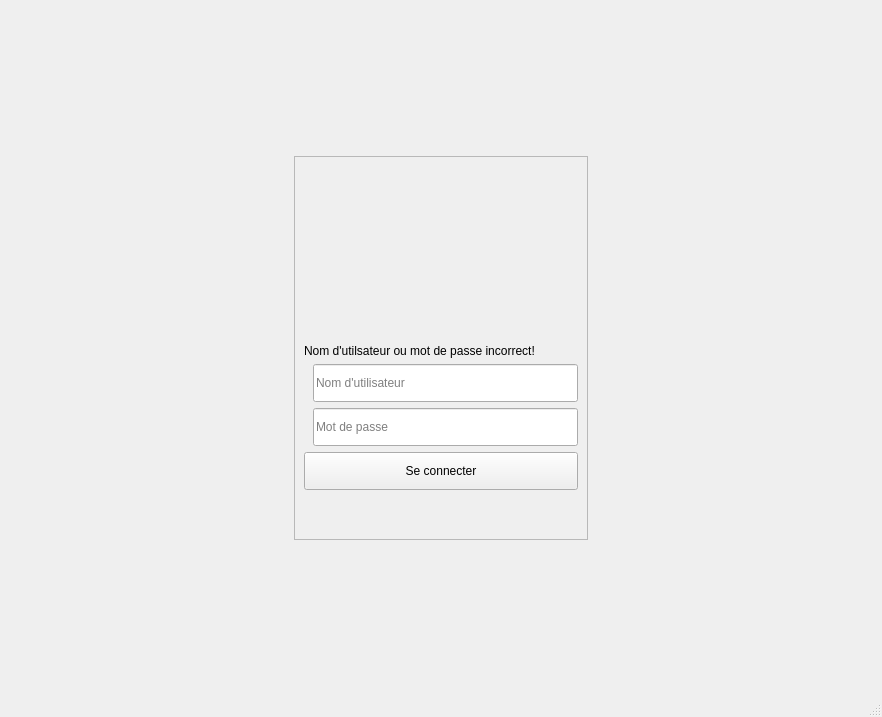
<?xml version="1.0" encoding="UTF-8"?>
<ui version="4.0">
 <class>MainWindow</class>
 <widget class="QMainWindow" name="MainWindow">
  <property name="geometry">
   <rect>
    <x>0</x>
    <y>0</y>
    <width>882</width>
    <height>717</height>
   </rect>
  </property>
  <property name="cursor">
   <cursorShape>ArrowCursor</cursorShape>
  </property>
  <property name="windowTitle">
   <string>MainWindow</string>
  </property>
  <property name="windowIcon">
   <iconset>
    <normaloff>:/icons/assets/chatbot.png</normaloff>:/icons/assets/chatbot.png</iconset>
  </property>
  <property name="styleSheet">
   <string notr="true"/>
  </property>
  <property name="class" stdset="0">
   <string>main-content</string>
  </property>
  <widget class="QWidget" name="centralwidget">
   <layout class="QVBoxLayout" name="verticalLayout_8">
    <property name="spacing">
     <number>0</number>
    </property>
    <property name="leftMargin">
     <number>0</number>
    </property>
    <property name="topMargin">
     <number>0</number>
    </property>
    <property name="rightMargin">
     <number>0</number>
    </property>
    <property name="bottomMargin">
     <number>0</number>
    </property>
    <item>
     <layout class="QHBoxLayout" name="horizontalLayout_3">
      <property name="spacing">
       <number>0</number>
      </property>
     </layout>
    </item>
    <item>
     <widget class="QStackedWidget" name="stck_main">
      <property name="minimumSize">
       <size>
        <width>0</width>
        <height>0</height>
       </size>
      </property>
      <property name="currentIndex">
       <number>0</number>
      </property>
      <widget class="QWidget" name="page_login">
       <layout class="QHBoxLayout" name="horizontalLayout_10">
        <property name="spacing">
         <number>0</number>
        </property>
        <property name="leftMargin">
         <number>0</number>
        </property>
        <property name="topMargin">
         <number>0</number>
        </property>
        <property name="rightMargin">
         <number>0</number>
        </property>
        <property name="bottomMargin">
         <number>0</number>
        </property>
        <item>
         <spacer name="horizontalSpacer_6">
          <property name="orientation">
           <enum>Qt::Horizontal</enum>
          </property>
          <property name="sizeHint" stdset="0">
           <size>
            <width>250</width>
            <height>20</height>
           </size>
          </property>
         </spacer>
        </item>
        <item>
         <layout class="QVBoxLayout" name="verticalLayout_11">
          <item>
           <spacer name="verticalSpacer_4">
            <property name="orientation">
             <enum>Qt::Vertical</enum>
            </property>
            <property name="sizeHint" stdset="0">
             <size>
              <width>20</width>
              <height>40</height>
             </size>
            </property>
           </spacer>
          </item>
          <item>
           <widget class="QFrame" name="frame_login">
            <property name="maximumSize">
             <size>
              <width>300</width>
              <height>400</height>
             </size>
            </property>
            <property name="frameShape">
             <enum>QFrame::StyledPanel</enum>
            </property>
            <property name="frameShadow">
             <enum>QFrame::Raised</enum>
            </property>
            <layout class="QVBoxLayout" name="verticalLayout_10">
             <item>
              <spacer name="verticalSpacer_6">
               <property name="orientation">
                <enum>Qt::Vertical</enum>
               </property>
               <property name="sizeHint" stdset="0">
                <size>
                 <width>20</width>
                 <height>40</height>
                </size>
               </property>
              </spacer>
             </item>
             <item>
              <layout class="QHBoxLayout" name="horizontalLayout_9">
               <property name="sizeConstraint">
                <enum>QLayout::SetNoConstraint</enum>
               </property>
               <item>
                <spacer name="horizontalSpacer_8">
                 <property name="orientation">
                  <enum>Qt::Horizontal</enum>
                 </property>
                 <property name="sizeHint" stdset="0">
                  <size>
                   <width>40</width>
                   <height>20</height>
                  </size>
                 </property>
                </spacer>
               </item>
               <item>
                <widget class="QLabel" name="label_6">
                 <property name="sizePolicy">
                  <sizepolicy hsizetype="Fixed" vsizetype="Fixed">
                   <horstretch>0</horstretch>
                   <verstretch>0</verstretch>
                  </sizepolicy>
                 </property>
                 <property name="minimumSize">
                  <size>
                   <width>92</width>
                   <height>92</height>
                  </size>
                 </property>
                 <property name="maximumSize">
                  <size>
                   <width>64</width>
                   <height>64</height>
                  </size>
                 </property>
                 <property name="baseSize">
                  <size>
                   <width>64</width>
                   <height>64</height>
                  </size>
                 </property>
                 <property name="text">
                  <string/>
                 </property>
                 <property name="pixmap">
                  <pixmap>:/icons/assets/user_dark.png</pixmap>
                 </property>
                 <property name="scaledContents">
                  <bool>true</bool>
                 </property>
                 <property name="alignment">
                  <set>Qt::AlignCenter</set>
                 </property>
                </widget>
               </item>
               <item>
                <spacer name="horizontalSpacer_9">
                 <property name="orientation">
                  <enum>Qt::Horizontal</enum>
                 </property>
                 <property name="sizeHint" stdset="0">
                  <size>
                   <width>40</width>
                   <height>20</height>
                  </size>
                 </property>
                </spacer>
               </item>
              </layout>
             </item>
             <item>
              <spacer name="verticalSpacer_5">
               <property name="orientation">
                <enum>Qt::Vertical</enum>
               </property>
               <property name="sizeHint" stdset="0">
                <size>
                 <width>20</width>
                 <height>40</height>
                </size>
               </property>
              </spacer>
             </item>
             <item>
              <widget class="QLabel" name="lbl_login_error">
               <property name="text">
                <string>Nom d'utilsateur ou mot de passe incorrect!</string>
               </property>
               <property name="class" stdset="0">
                <string>error-text</string>
               </property>
              </widget>
             </item>
             <item>
              <layout class="QFormLayout" name="formLayout">
               <property name="labelAlignment">
                <set>Qt::AlignCenter</set>
               </property>
               <property name="formAlignment">
                <set>Qt::AlignBottom|Qt::AlignLeading|Qt::AlignLeft</set>
               </property>
               <property name="horizontalSpacing">
                <number>2</number>
               </property>
               <property name="verticalSpacing">
                <number>6</number>
               </property>
               <item row="1" column="1">
                <widget class="QLineEdit" name="fld_username">
                 <property name="minimumSize">
                  <size>
                   <width>0</width>
                   <height>38</height>
                  </size>
                 </property>
                 <property name="placeholderText">
                  <string>Nom d'utilisateur</string>
                 </property>
                 <property name="class" stdset="0">
                  <string>text-entry</string>
                 </property>
                </widget>
               </item>
               <item row="3" column="1">
                <widget class="QLineEdit" name="fld_password">
                 <property name="minimumSize">
                  <size>
                   <width>0</width>
                   <height>38</height>
                  </size>
                 </property>
                 <property name="echoMode">
                  <enum>QLineEdit::Password</enum>
                 </property>
                 <property name="placeholderText">
                  <string>Mot de passe</string>
                 </property>
                 <property name="class" stdset="0">
                  <string>text-entry</string>
                 </property>
                </widget>
               </item>
               <item row="1" column="0">
                <layout class="QVBoxLayout" name="verticalLayout_17">
                 <property name="spacing">
                  <number>0</number>
                 </property>
                 <property name="topMargin">
                  <number>10</number>
                 </property>
                 <property name="bottomMargin">
                  <number>2</number>
                 </property>
                 <item>
                  <widget class="QLabel" name="label_7">
                   <property name="sizePolicy">
                    <sizepolicy hsizetype="Fixed" vsizetype="Fixed">
                     <horstretch>0</horstretch>
                     <verstretch>0</verstretch>
                    </sizepolicy>
                   </property>
                   <property name="maximumSize">
                    <size>
                     <width>18</width>
                     <height>18</height>
                    </size>
                   </property>
                   <property name="styleSheet">
                    <string notr="true"/>
                   </property>
                   <property name="text">
                    <string/>
                   </property>
                   <property name="pixmap">
                    <pixmap>:/icons/assets/arroba_dark.png</pixmap>
                   </property>
                   <property name="scaledContents">
                    <bool>true</bool>
                   </property>
                  </widget>
                 </item>
                </layout>
               </item>
               <item row="3" column="0">
                <layout class="QVBoxLayout" name="verticalLayout_18">
                 <property name="topMargin">
                  <number>10</number>
                 </property>
                 <item>
                  <widget class="QLabel" name="label_8">
                   <property name="sizePolicy">
                    <sizepolicy hsizetype="Fixed" vsizetype="Fixed">
                     <horstretch>0</horstretch>
                     <verstretch>0</verstretch>
                    </sizepolicy>
                   </property>
                   <property name="maximumSize">
                    <size>
                     <width>18</width>
                     <height>18</height>
                    </size>
                   </property>
                   <property name="baseSize">
                    <size>
                     <width>16</width>
                     <height>16</height>
                    </size>
                   </property>
                   <property name="text">
                    <string/>
                   </property>
                   <property name="pixmap">
                    <pixmap>:/icons/assets/padlock_dark.png</pixmap>
                   </property>
                   <property name="scaledContents">
                    <bool>true</bool>
                   </property>
                  </widget>
                 </item>
                </layout>
               </item>
              </layout>
             </item>
             <item>
              <widget class="QPushButton" name="btn_connection">
               <property name="minimumSize">
                <size>
                 <width>0</width>
                 <height>38</height>
                </size>
               </property>
               <property name="text">
                <string>Se connecter</string>
               </property>
               <property name="class" stdset="0">
                <string>bouton</string>
               </property>
              </widget>
             </item>
             <item>
              <spacer name="verticalSpacer_7">
               <property name="orientation">
                <enum>Qt::Vertical</enum>
               </property>
               <property name="sizeHint" stdset="0">
                <size>
                 <width>20</width>
                 <height>40</height>
                </size>
               </property>
              </spacer>
             </item>
            </layout>
           </widget>
          </item>
          <item>
           <spacer name="verticalSpacer_3">
            <property name="orientation">
             <enum>Qt::Vertical</enum>
            </property>
            <property name="sizeHint" stdset="0">
             <size>
              <width>20</width>
              <height>40</height>
             </size>
            </property>
           </spacer>
          </item>
         </layout>
        </item>
        <item>
         <spacer name="horizontalSpacer_7">
          <property name="orientation">
           <enum>Qt::Horizontal</enum>
          </property>
          <property name="sizeHint" stdset="0">
           <size>
            <width>250</width>
            <height>20</height>
           </size>
          </property>
         </spacer>
        </item>
       </layout>
      </widget>
      <widget class="QWidget" name="page_main">
       <layout class="QVBoxLayout" name="verticalLayout_4">
        <property name="spacing">
         <number>0</number>
        </property>
        <property name="leftMargin">
         <number>0</number>
        </property>
        <property name="topMargin">
         <number>0</number>
        </property>
        <property name="rightMargin">
         <number>0</number>
        </property>
        <property name="bottomMargin">
         <number>0</number>
        </property>
        <item>
         <widget class="QFrame" name="frame_header">
          <property name="frameShape">
           <enum>QFrame::NoFrame</enum>
          </property>
          <property name="frameShadow">
           <enum>QFrame::Raised</enum>
          </property>
          <property name="class" stdset="0">
           <string>header-frame</string>
          </property>
          <layout class="QHBoxLayout" name="horizontalLayout_2" stretch="0,1,0,0,0,0">
           <property name="leftMargin">
            <number>32</number>
           </property>
           <property name="topMargin">
            <number>0</number>
           </property>
           <property name="rightMargin">
            <number>0</number>
           </property>
           <property name="bottomMargin">
            <number>0</number>
           </property>
           <item>
            <widget class="QPushButton" name="btn_hamburger">
             <property name="cursor">
              <cursorShape>PointingHandCursor</cursorShape>
             </property>
             <property name="styleSheet">
              <string notr="true"/>
             </property>
             <property name="text">
              <string/>
             </property>
             <property name="icon">
              <iconset>
               <normaloff>:/icons/assets/menu_dark.png</normaloff>:/icons/assets/menu_dark.png</iconset>
             </property>
             <property name="iconSize">
              <size>
               <width>24</width>
               <height>24</height>
              </size>
             </property>
             <property name="class" stdset="0">
              <string>icon-btn</string>
             </property>
            </widget>
           </item>
           <item>
            <spacer name="horizontalSpacer">
             <property name="orientation">
              <enum>Qt::Horizontal</enum>
             </property>
             <property name="sizeHint" stdset="0">
              <size>
               <width>40</width>
               <height>20</height>
              </size>
             </property>
            </spacer>
           </item>
           <item>
            <widget class="QPushButton" name="btn_swich_theme">
             <property name="cursor">
              <cursorShape>PointingHandCursor</cursorShape>
             </property>
             <property name="styleSheet">
              <string notr="true">icon-btn</string>
             </property>
             <property name="text">
              <string/>
             </property>
             <property name="icon">
              <iconset>
               <normaloff>:/icons/assets/moon.png</normaloff>:/icons/assets/moon.png</iconset>
             </property>
             <property name="iconSize">
              <size>
               <width>24</width>
               <height>24</height>
              </size>
             </property>
             <property name="class" stdset="0">
              <string>icon-btn</string>
             </property>
            </widget>
           </item>
           <item>
            <spacer name="horizontalSpacer_11">
             <property name="orientation">
              <enum>Qt::Horizontal</enum>
             </property>
             <property name="sizeHint" stdset="0">
              <size>
               <width>40</width>
               <height>20</height>
              </size>
             </property>
            </spacer>
           </item>
           <item>
            <layout class="QVBoxLayout" name="verticalLayout_3">
             <property name="spacing">
              <number>0</number>
             </property>
             <property name="topMargin">
              <number>9</number>
             </property>
             <item>
              <widget class="QLabel" name="label_3">
               <property name="maximumSize">
                <size>
                 <width>16777215</width>
                 <height>16777213</height>
                </size>
               </property>
               <property name="text">
                <string/>
               </property>
               <property name="pixmap">
                <pixmap>:/icons/assets/user.png</pixmap>
               </property>
               <property name="scaledContents">
                <bool>false</bool>
               </property>
               <property name="alignment">
                <set>Qt::AlignCenter</set>
               </property>
              </widget>
             </item>
             <item>
              <layout class="QHBoxLayout" name="horizontalLayout">
               <property name="topMargin">
                <number>9</number>
               </property>
               <item>
                <widget class="QLabel" name="lbl_username">
                 <property name="text">
                  <string>Username</string>
                 </property>
                 <property name="class" stdset="0">
                  <string>label-text</string>
                 </property>
                </widget>
               </item>
               <item>
                <widget class="QComboBox" name="cbx_dropdown_user">
                 <property name="maximumSize">
                  <size>
                   <width>24</width>
                   <height>16</height>
                  </size>
                 </property>
                 <item>
                  <property name="text">
                   <string/>
                  </property>
                 </item>
                 <item>
                  <property name="text">
                   <string>Deconnexion</string>
                  </property>
                 </item>
                </widget>
               </item>
              </layout>
             </item>
            </layout>
           </item>
           <item>
            <spacer name="horizontalSpacer_10">
             <property name="orientation">
              <enum>Qt::Horizontal</enum>
             </property>
             <property name="sizeHint" stdset="0">
              <size>
               <width>40</width>
               <height>20</height>
              </size>
             </property>
            </spacer>
           </item>
          </layout>
         </widget>
        </item>
        <item>
         <layout class="QHBoxLayout" name="horizontalLayout_4">
          <item>
           <widget class="QFrame" name="frame_sm">
            <property name="sizePolicy">
             <sizepolicy hsizetype="Fixed" vsizetype="Expanding">
              <horstretch>0</horstretch>
              <verstretch>0</verstretch>
             </sizepolicy>
            </property>
            <property name="minimumSize">
             <size>
              <width>0</width>
              <height>0</height>
             </size>
            </property>
            <property name="maximumSize">
             <size>
              <width>0</width>
              <height>16777215</height>
             </size>
            </property>
            <property name="baseSize">
             <size>
              <width>0</width>
              <height>0</height>
             </size>
            </property>
            <property name="frameShape">
             <enum>QFrame::NoFrame</enum>
            </property>
            <property name="frameShadow">
             <enum>QFrame::Plain</enum>
            </property>
            <property name="class" stdset="0">
             <string>sm-frame</string>
            </property>
            <layout class="QVBoxLayout" name="verticalLayout">
             <property name="spacing">
              <number>0</number>
             </property>
             <property name="leftMargin">
              <number>0</number>
             </property>
             <property name="topMargin">
              <number>0</number>
             </property>
             <property name="rightMargin">
              <number>0</number>
             </property>
             <property name="bottomMargin">
              <number>0</number>
             </property>
             <item>
              <widget class="QFrame" name="frame">
               <property name="minimumSize">
                <size>
                 <width>100</width>
                 <height>100</height>
                </size>
               </property>
               <property name="frameShape">
                <enum>QFrame::NoFrame</enum>
               </property>
               <property name="frameShadow">
                <enum>QFrame::Raised</enum>
               </property>
              </widget>
             </item>
             <item>
              <widget class="QPushButton" name="btn_messagerie">
               <property name="minimumSize">
                <size>
                 <width>0</width>
                 <height>48</height>
                </size>
               </property>
               <property name="cursor">
                <cursorShape>PointingHandCursor</cursorShape>
               </property>
               <property name="text">
                <string>        Messagerie</string>
               </property>
               <property name="icon">
                <iconset>
                 <normaloff>:/icons/assets/speech-bubble_dark.png</normaloff>:/icons/assets/speech-bubble_dark.png</iconset>
               </property>
               <property name="iconSize">
                <size>
                 <width>32</width>
                 <height>32</height>
                </size>
               </property>
               <property name="class" stdset="0">
                <string>bouton-sm</string>
               </property>
              </widget>
             </item>
             <item>
              <widget class="QPushButton" name="btn_gerer">
               <property name="minimumSize">
                <size>
                 <width>0</width>
                 <height>48</height>
                </size>
               </property>
               <property name="cursor">
                <cursorShape>PointingHandCursor</cursorShape>
               </property>
               <property name="text">
                <string>        Gerer le bot</string>
               </property>
               <property name="icon">
                <iconset>
                 <normaloff>:/icons/assets/chatbot_dark.png</normaloff>:/icons/assets/chatbot_dark.png</iconset>
               </property>
               <property name="iconSize">
                <size>
                 <width>32</width>
                 <height>32</height>
                </size>
               </property>
               <property name="class" stdset="0">
                <string>bouton-sm</string>
               </property>
              </widget>
             </item>
             <item>
              <widget class="QPushButton" name="btn_stats">
               <property name="minimumSize">
                <size>
                 <width>0</width>
                 <height>48</height>
                </size>
               </property>
               <property name="cursor">
                <cursorShape>PointingHandCursor</cursorShape>
               </property>
               <property name="text">
                <string>        Statistiques</string>
               </property>
               <property name="icon">
                <iconset>
                 <normaloff>:/icons/assets/bar-chart_dark.png</normaloff>:/icons/assets/bar-chart_dark.png</iconset>
               </property>
               <property name="iconSize">
                <size>
                 <width>32</width>
                 <height>32</height>
                </size>
               </property>
               <property name="class" stdset="0">
                <string>bouton-sm</string>
               </property>
              </widget>
             </item>
             <item>
              <widget class="QPushButton" name="btn_parametres">
               <property name="minimumSize">
                <size>
                 <width>0</width>
                 <height>48</height>
                </size>
               </property>
               <property name="cursor">
                <cursorShape>PointingHandCursor</cursorShape>
               </property>
               <property name="text">
                <string>        Parametres</string>
               </property>
               <property name="icon">
                <iconset>
                 <normaloff>:/icons/assets/technical-support_dark.png</normaloff>:/icons/assets/technical-support_dark.png</iconset>
               </property>
               <property name="iconSize">
                <size>
                 <width>32</width>
                 <height>32</height>
                </size>
               </property>
               <property name="class" stdset="0">
                <string>bouton-sm</string>
               </property>
              </widget>
             </item>
             <item>
              <spacer name="verticalSpacer">
               <property name="orientation">
                <enum>Qt::Vertical</enum>
               </property>
               <property name="sizeHint" stdset="0">
                <size>
                 <width>20</width>
                 <height>40</height>
                </size>
               </property>
              </spacer>
             </item>
             <item>
              <widget class="QPushButton" name="btn_apropos">
               <property name="minimumSize">
                <size>
                 <width>0</width>
                 <height>48</height>
                </size>
               </property>
               <property name="cursor">
                <cursorShape>PointingHandCursor</cursorShape>
               </property>
               <property name="text">
                <string>        A propos</string>
               </property>
               <property name="icon">
                <iconset>
                 <normaloff>:/icons/assets/about_dark.png</normaloff>:/icons/assets/about_dark.png</iconset>
               </property>
               <property name="iconSize">
                <size>
                 <width>32</width>
                 <height>32</height>
                </size>
               </property>
               <property name="class" stdset="0">
                <string>bouton-sm</string>
               </property>
              </widget>
             </item>
             <item>
              <spacer name="verticalSpacer_2">
               <property name="orientation">
                <enum>Qt::Vertical</enum>
               </property>
               <property name="sizeHint" stdset="0">
                <size>
                 <width>20</width>
                 <height>40</height>
                </size>
               </property>
              </spacer>
             </item>
             <item>
              <widget class="QLabel" name="lbl_nom_app">
               <property name="text">
                <string>kAICE</string>
               </property>
               <property name="alignment">
                <set>Qt::AlignCenter</set>
               </property>
               <property name="class" stdset="0">
                <string>label-text</string>
               </property>
              </widget>
             </item>
             <item>
              <widget class="QLabel" name="lbl_version">
               <property name="text">
                <string>Version 1.0.0</string>
               </property>
               <property name="alignment">
                <set>Qt::AlignCenter</set>
               </property>
               <property name="class" stdset="0">
                <string>label-text</string>
               </property>
              </widget>
             </item>
            </layout>
           </widget>
          </item>
          <item>
           <widget class="QStackedWidget" name="stck_contents">
            <property name="currentIndex">
             <number>1</number>
            </property>
            <property name="class" stdset="0">
             <string>main-content</string>
            </property>
            <widget class="QWidget" name="page_bienvenu">
             <layout class="QVBoxLayout" name="verticalLayout_5">
              <item>
               <widget class="QFrame" name="frame_2">
                <property name="frameShape">
                 <enum>QFrame::StyledPanel</enum>
                </property>
                <property name="frameShadow">
                 <enum>QFrame::Raised</enum>
                </property>
                <property name="class" stdset="0">
                 <string>wellcome-page</string>
                </property>
                <layout class="QVBoxLayout" name="verticalLayout_13"/>
               </widget>
              </item>
             </layout>
            </widget>
            <widget class="QWidget" name="page_message">
             <layout class="QVBoxLayout" name="verticalLayout_7">
              <item>
               <layout class="QHBoxLayout" name="horizontalLayout_5">
                <item>
                 <widget class="QTextEdit" name="textEdit">
                  <property name="class" stdset="0">
                   <string>text-entry</string>
                  </property>
                 </widget>
                </item>
                <item>
                 <layout class="QVBoxLayout" name="verticalLayout_6">
                  <item>
                   <widget class="QFrame" name="frame_3">
                    <property name="minimumSize">
                     <size>
                      <width>0</width>
                      <height>100</height>
                     </size>
                    </property>
                    <property name="frameShape">
                     <enum>QFrame::NoFrame</enum>
                    </property>
                    <property name="frameShadow">
                     <enum>QFrame::Plain</enum>
                    </property>
                    <property name="lineWidth">
                     <number>0</number>
                    </property>
                    <layout class="QVBoxLayout" name="verticalLayout_14">
                     <property name="leftMargin">
                      <number>0</number>
                     </property>
                     <property name="rightMargin">
                      <number>0</number>
                     </property>
                     <property name="bottomMargin">
                      <number>0</number>
                     </property>
                     <item>
                      <layout class="QHBoxLayout" name="horizontalLayout_11">
                       <property name="topMargin">
                        <number>0</number>
                       </property>
                       <item>
                        <widget class="QLineEdit" name="fld_ajouter_contact">
                         <property name="minimumSize">
                          <size>
                           <width>0</width>
                           <height>38</height>
                          </size>
                         </property>
                         <property name="class" stdset="0">
                          <string>text-entry</string>
                         </property>
                        </widget>
                       </item>
                       <item>
                        <widget class="QPushButton" name="btn_ajouter_contact">
                         <property name="minimumSize">
                          <size>
                           <width>128</width>
                           <height>38</height>
                          </size>
                         </property>
                         <property name="text">
                          <string>Ajouter</string>
                         </property>
                         <property name="class" stdset="0">
                          <string>bouton</string>
                         </property>
                        </widget>
                       </item>
                      </layout>
                     </item>
                     <item>
                      <widget class="QScrollArea" name="scrollArea_2">
                       <property name="frameShape">
                        <enum>QFrame::NoFrame</enum>
                       </property>
                       <property name="frameShadow">
                        <enum>QFrame::Plain</enum>
                       </property>
                       <property name="lineWidth">
                        <number>0</number>
                       </property>
                       <property name="widgetResizable">
                        <bool>true</bool>
                       </property>
                       <property name="class" stdset="0">
                        <string>main-content</string>
                       </property>
                       <widget class="QWidget" name="scrollAreaWidgetContents_2">
                        <property name="geometry">
                         <rect>
                          <x>0</x>
                          <y>0</y>
                          <width>422</width>
                          <height>456</height>
                         </rect>
                        </property>
                        <layout class="QVBoxLayout" name="verticalLayout_15">
                         <property name="spacing">
                          <number>0</number>
                         </property>
                         <property name="leftMargin">
                          <number>0</number>
                         </property>
                         <property name="topMargin">
                          <number>0</number>
                         </property>
                         <property name="rightMargin">
                          <number>0</number>
                         </property>
                         <property name="bottomMargin">
                          <number>0</number>
                         </property>
                         <item>
                          <widget class="QListWidget" name="list_chips">
                           <property name="class" stdset="0">
                            <string>text-entry</string>
                           </property>
                          </widget>
                         </item>
                        </layout>
                       </widget>
                      </widget>
                     </item>
                    </layout>
                   </widget>
                  </item>
                  <item>
                   <widget class="QDateTimeEdit" name="dt_edit">
                    <property name="minimumSize">
                     <size>
                      <width>0</width>
                      <height>38</height>
                     </size>
                    </property>
                    <property name="showGroupSeparator" stdset="0">
                     <bool>false</bool>
                    </property>
                    <property name="dateTime">
                     <datetime>
                      <hour>0</hour>
                      <minute>0</minute>
                      <second>0</second>
                      <year>2022</year>
                      <month>1</month>
                      <day>1</day>
                     </datetime>
                    </property>
                    <property name="calendarPopup">
                     <bool>true</bool>
                    </property>
                    <property name="class" stdset="0">
                     <string>text-entry</string>
                    </property>
                   </widget>
                  </item>
                 </layout>
                </item>
               </layout>
              </item>
              <item>
               <layout class="QHBoxLayout" name="horizontalLayout_6">
                <item>
                 <spacer name="horizontalSpacer_2">
                  <property name="orientation">
                   <enum>Qt::Horizontal</enum>
                  </property>
                  <property name="sizeHint" stdset="0">
                   <size>
                    <width>40</width>
                    <height>20</height>
                   </size>
                  </property>
                 </spacer>
                </item>
                <item>
                 <widget class="QPushButton" name="pushButton_9">
                  <property name="minimumSize">
                   <size>
                    <width>128</width>
                    <height>38</height>
                   </size>
                  </property>
                  <property name="cursor">
                   <cursorShape>PointingHandCursor</cursorShape>
                  </property>
                  <property name="text">
                   <string>    Envoyer</string>
                  </property>
                  <property name="icon">
                   <iconset>
                    <normaloff>:/icons/assets/send.png</normaloff>:/icons/assets/send.png</iconset>
                  </property>
                  <property name="iconSize">
                   <size>
                    <width>24</width>
                    <height>24</height>
                   </size>
                  </property>
                  <property name="class" stdset="0">
                   <string>bouton</string>
                  </property>
                 </widget>
                </item>
                <item>
                 <spacer name="horizontalSpacer_3">
                  <property name="orientation">
                   <enum>Qt::Horizontal</enum>
                  </property>
                  <property name="sizeHint" stdset="0">
                   <size>
                    <width>40</width>
                    <height>20</height>
                   </size>
                  </property>
                 </spacer>
                </item>
               </layout>
              </item>
             </layout>
            </widget>
            <widget class="QWidget" name="page_bot">
             <layout class="QVBoxLayout" name="verticalLayout_9">
              <property name="spacing">
               <number>0</number>
              </property>
              <item>
               <layout class="QVBoxLayout" name="verticalLayout_2" stretch="0,0,1,0,0">
                <property name="spacing">
                 <number>24</number>
                </property>
                <item>
                 <layout class="QHBoxLayout" name="horizontalLayout_7">
                  <item>
                   <widget class="QPushButton" name="btn_activer">
                    <property name="minimumSize">
                     <size>
                      <width>164</width>
                      <height>38</height>
                     </size>
                    </property>
                    <property name="maximumSize">
                     <size>
                      <width>16777214</width>
                      <height>16777215</height>
                     </size>
                    </property>
                    <property name="cursor">
                     <cursorShape>PointingHandCursor</cursorShape>
                    </property>
                    <property name="text">
                     <string>     Activer le bot</string>
                    </property>
                    <property name="icon">
                     <iconset>
                      <normaloff>:/icons/assets/power-button.png</normaloff>:/icons/assets/power-button.png</iconset>
                    </property>
                    <property name="iconSize">
                     <size>
                      <width>24</width>
                      <height>24</height>
                     </size>
                    </property>
                    <property name="class" stdset="0">
                     <string>bouton</string>
                    </property>
                   </widget>
                  </item>
                  <item>
                   <spacer name="horizontalSpacer_4">
                    <property name="orientation">
                     <enum>Qt::Horizontal</enum>
                    </property>
                    <property name="sizeHint" stdset="0">
                     <size>
                      <width>40</width>
                      <height>20</height>
                     </size>
                    </property>
                   </spacer>
                  </item>
                 </layout>
                </item>
                <item>
                 <widget class="QLabel" name="label">
                  <property name="text">
                   <string>Liste des messages sans reponses</string>
                  </property>
                 </widget>
                </item>
                <item>
                 <widget class="QScrollArea" name="scrollArea_3">
                  <property name="widgetResizable">
                   <bool>true</bool>
                  </property>
                  <widget class="QWidget" name="scrollAreaWidgetContents_3">
                   <property name="geometry">
                    <rect>
                     <x>0</x>
                     <y>0</y>
                     <width>852</width>
                     <height>372</height>
                    </rect>
                   </property>
                   <layout class="QVBoxLayout" name="verticalLayout_19">
                    <item>
                     <widget class="QListWidget" name="list_questionreponses"/>
                    </item>
                   </layout>
                  </widget>
                 </widget>
                </item>
                <item>
                 <spacer name="verticalSpacer_8">
                  <property name="orientation">
                   <enum>Qt::Vertical</enum>
                  </property>
                  <property name="sizeHint" stdset="0">
                   <size>
                    <width>20</width>
                    <height>40</height>
                   </size>
                  </property>
                 </spacer>
                </item>
                <item>
                 <layout class="QHBoxLayout" name="horizontalLayout_8">
                  <item>
                   <widget class="QPushButton" name="btn_fichier">
                    <property name="minimumSize">
                     <size>
                      <width>192</width>
                      <height>38</height>
                     </size>
                    </property>
                    <property name="cursor">
                     <cursorShape>PointingHandCursor</cursorShape>
                    </property>
                    <property name="text">
                     <string>    Fichier d'entrainement...</string>
                    </property>
                    <property name="icon">
                     <iconset>
                      <normaloff>:/icons/assets/upload-dark.png</normaloff>:/icons/assets/upload-dark.png</iconset>
                    </property>
                    <property name="class" stdset="0">
                     <string>bouton</string>
                    </property>
                   </widget>
                  </item>
                  <item>
                   <spacer name="horizontalSpacer_5">
                    <property name="orientation">
                     <enum>Qt::Horizontal</enum>
                    </property>
                    <property name="sizeHint" stdset="0">
                     <size>
                      <width>40</width>
                      <height>20</height>
                     </size>
                    </property>
                   </spacer>
                  </item>
                 </layout>
                </item>
               </layout>
              </item>
             </layout>
            </widget>
            <widget class="QWidget" name="page_stats">
             <layout class="QVBoxLayout" name="verticalLayout_16">
              <item>
               <widget class="QTableView" name="tableview_stats">
                <property name="frameShape">
                 <enum>QFrame::NoFrame</enum>
                </property>
                <property name="frameShadow">
                 <enum>QFrame::Plain</enum>
                </property>
               </widget>
              </item>
             </layout>
            </widget>
            <widget class="QWidget" name="page_parametres">
             <widget class="QLabel" name="label_2">
              <property name="geometry">
               <rect>
                <x>140</x>
                <y>190</y>
                <width>141</width>
                <height>17</height>
               </rect>
              </property>
              <property name="text">
               <string>Page de parametres</string>
              </property>
             </widget>
            </widget>
            <widget class="QWidget" name="page_apropos">
             <widget class="QLabel" name="label_4">
              <property name="geometry">
               <rect>
                <x>220</x>
                <y>220</y>
                <width>131</width>
                <height>17</height>
               </rect>
              </property>
              <property name="text">
               <string>Page A propos</string>
              </property>
             </widget>
            </widget>
           </widget>
          </item>
         </layout>
        </item>
       </layout>
      </widget>
     </widget>
    </item>
   </layout>
  </widget>
  <widget class="QMenuBar" name="menubar">
   <property name="geometry">
    <rect>
     <x>0</x>
     <y>0</y>
     <width>882</width>
     <height>21</height>
    </rect>
   </property>
  </widget>
  <widget class="QStatusBar" name="statusbar"/>
 </widget>
 <resources>
  <include location="resources.qrc"/>
  <include location="resources.qrc"/>
  <include location="resources.qrc"/>
 </resources>
 <connections/>
</ui>
